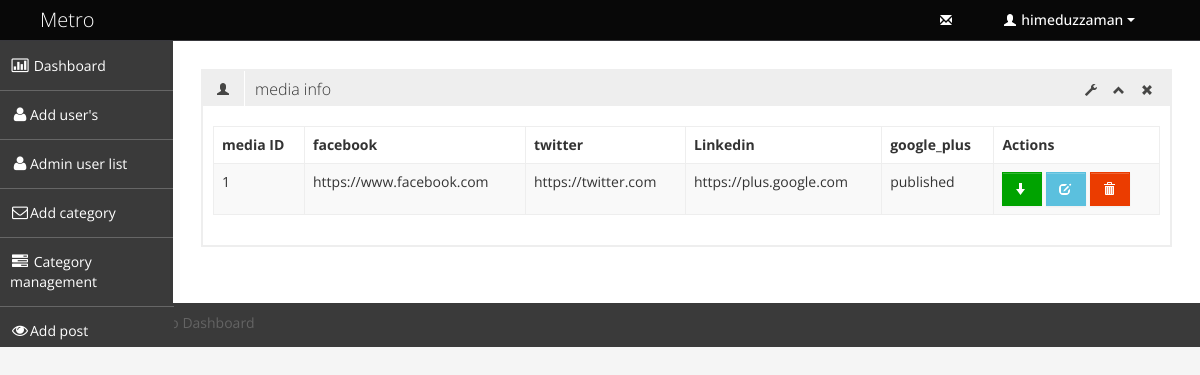
Screenshot of /admin/media_management.php (signed in) with the database file from the repository.
### tables this page shows
CREATE TABLE `tbl_media` (
  `media_id` int(11) NOT NULL,
  `facebook` varchar(200) NOT NULL,
  `twitter` varchar(200) NOT NULL,
  `linkedin` varchar(200) NOT NULL,
  `googleplus` varchar(200) NOT NULL,
  `publication_status` tinyint(1) NOT NULL
);

### admin/media_management.php (called while the page is built, shortened)
<?php
   include './admin_master.php';

### classes/media_data.php (called while the page is built, shortened)
<?php
   class media{
      private $db_connect;
      public function __construct() {
          $host_name='localhost';
          $user_name='root';
          $password= '';
          $tbl_name='blog_template';
          $this->db_connect=mysqli_connect( $host_name,  $user_name,  $password,  $tbl_name);
      }
      public function select_media_info(){
         $sql=" select * from tbl_media";
         if(mysqli_query($this->db_connect, $sql)){
         $result=mysqli_query($this->db_connect, $sql);
            return $result;
         }else {
             die('connection fail'. mysqli_error($this->db_connect));
         }
      }
   }
?>

### admin/pages/media_management_content.php (the view, shortened to what this page needs)
<?php
   include '../classes/media_data.php';
   $obj_media = new media();
   $result=$obj_media->select_media_info();
?>
<div class="row-fluid sortable">
   <div class="row-fluid sortable">
      <div class="box span12">
         <div class="box-header" data-original-title>
            <h2><i class="halflings-icon user"></i><span class="break"></span>media info</h2>
            <div class="box-icon">
               <a href="#" class="btn-setting"><i class="halflings-icon wrench"></i></a>
               <a href="#" class="btn-minimize"><i class="halflings-icon chevron-up"></i></a>
               <a href="#" class="btn-close"><i class="halflings-icon remove"></i></a>
            </div>
         </div>
         <div class="box-content">
            <table class="table table-striped table-bordered bootstrap-datatable datatable">
               <thead>
                  <tr>
                     <th>media ID</th>
                     <th>facebook</th>
                     <th>twitter</th>
                     <th>Linkedin</th>
                     <th>google_plus</th>
                     <th>Actions</th>
                  </tr>
               </thead>
               <tbody>
               <?php while ($media_info=mysqli_fetch_assoc($result)){ ?>
                  <tr>
                     <td><?php echo $media_info['media_id'];?></td>
                     <td><?php echo $media_info['facebook'];?></td>
                     <td><?php echo $media_info['twitter'];?></td>
                     <td><?php echo $media_info['googleplus'];?></td>
                     <td class="center">
                        <?php
                           if($media_info['publication_status'] == 1){
                              echo 'published';
                           }else{
                             echo 'unpublished';
                           }
                        ?>
                     </td>
                     <td class="center">
                      <?php if($media_info['publication_status']==1){?>
                        <a class="btn btn-success" href="?satatus=published&&id=<?php echo $media_info['media_id'];?>" title="unpublished">
                            <i class="halflings-icon white arrow-down"></i>
                           </a>
                        <?php }else{ ?>
                           <a class="btn btn-danger" href="?satatus=unpublished&&id=<?php echo $media_info['media_id'];?>" title="published">
                            <i class="halflings-icon white arrow-up"></i>
                           </a>
                        <?php }?>
                        <a class="btn btn-info" href="media_edit.php?&&id=<?php echo $media_info['media_id'];?>"   title="edit">
                           <i class="halflings-icon white edit" ></i>
                        </a>
                        <a class="btn btn-danger" href="?satatus=delete&&id=<?php echo $media_info['media_id'];?>" onclick=" return check_delete();" title="delete">
                           <i class="halflings-icon white trash" ></i>
                        </a>
                     </td>
                  </tr>
                <?php  }?>
               </tbody>
            </table>
         </div>
      </div>
   </div>
</div>

### assets/admin_end_assets/css/style.css (style rules this page uses)
body { background: #F5F5F5; color: #333; border: none; font-family: 'Open Sans', sans-serif; font-weight: 400; }
a { color: #646464; }
h2 { font-size: 16px; line-height: 16px; }
.box { border: 2px solid #eee; background: #fff !important; margin-bottom: 28px; }
.box-header { height: 16px; font-size: 16px; line-height: 16px; padding: 10px; background: #eee; -webkit-box-shadow: none; -moz-box-shadow: none; box-shadow: none; overflow: hidden; }
.box-header h2 { float:left; margin-top: 0px; font-weight: 300; }
.box-header h2 i { margin: 0px 3px 0px 4px; opacity: .8; filter: alpha(opacity=80); -ms-filter:"progid:DXImageTransform.Microsoft.Alpha(Opacity=80)"; }
.box-header .box-icon { float:right; margin-top: 1px; }
.box-header .box-icon i { -webkit-transition: all 0.1s ease-in-out; -moz-transition: all 0.1s ease-in-out; -o-transition: all 0.1s ease-in-out; -ms-transition: all 0.1s ease-in-out; transition: all 0.1s ease-in-out; opacity: .8; filter: alpha(opacity=80); -ms-filter:"progid:DXImageTransform.Microsoft.Alpha(Opacity=80)"; }
.box-header .box-icon a { margin: 0px 5px; }
.box-content { position: relative; z-index: 50; margin-top: -1px; padding: 10px; background: #fff !important; }
.btn { display: inline-block; padding: 6px 12px; margin-bottom: 0; font-size: 14px; font-weight: 500; line-height: 20px; text-align: center; white-space: nowrap; vertical-align: middle; cursor: pointer; border: 1px solid #a7a9aa; -webkit-border-radius: 0px !important; border-radius: 0px !important; }
.btn i { margin-top: 2px; }
.btn { color: #ffffff; background-color: #a7a9aa; border-color: #a7a9aa; background-image: none; filter: none; text-shadow: none; }
.btn-danger { background-color: #EB3C00; border-color: #EB3C00; }
.btn-success { background-color: #00A300; border-color: #00A300; }
.btn-info { background-color: #5bc0de; border-color: #5bc0de; }
.table th, .table td { border-top: 1px solid #eee; }
.table-bordered { border-color: #eee; -webkit-border-radius: 0px !important; -moz-border-radius: 0px !important; border-radius: 0px !important; }
.table-bordered th, .table-bordered td { border-left: 1px solid #eee; }
.table-bordered thead:first-child tr:first-child > th:first-child, .table-bordered tbody:first-child tr:first-child > td:first-child, .table-bordered tbody:first-child tr:first-child > th:first-child { -webkit-border-radius: 0px !important; -moz-border-radius: 0px !important; border-radius: 0px !important; }
.table-bordered thead:first-child tr:first-child > th:last-child, .table-bordered tbody:first-child tr:first-child > td:last-child, .table-bordered tbody:first-child tr:first-child > th:last-child { -webkit-border-radius: 0px !important; -moz-border-radius: 0px !important; border-radius: 0px !important; }
.table-bordered thead:last-child tr:last-child > th:first-child, .table-bordered tbody:last-child tr:last-child > td:first-child, .table-bordered tbody:last-child tr:last-child > th:first-child, .table-bordered tfoot:last-child tr:last-child > td:first-child, .table-bordered tfoot:last-child tr:last-child > th:first-child { -webkit-border-radius: 0px !important; -moz-border-radius: 0px !important; border-radius: 0px !important; }
.table-bordered thead:last-child tr:last-child > th:last-child, .table-bordered tbody:last-child tr:last-child > td:last-child, .table-bordered tbody:last-child tr:last-child > th:last-child, .table-bordered tfoot:last-child tr:last-child > td:last-child, .table-bordered tfoot:last-child tr:last-child > th:last-child { -webkit-border-radius: 0px !important; -moz-border-radius: 0px !important; border-radius: 0px !important; }

### assets/admin_end_assets/css/halflings.css (style rules this page uses)
html, html .halflings { -webkit-font-smoothing: antialiased !important; }
.halflings-icon { display: inline-block; width: 14px; height: 14px; line-height: 14px; vertical-align: text-top; background-image: url(../img/glyphicons_halflings.svg); background-position: 0 0; background-repeat: no-repeat; vertical-align: top; *display: inline; *zoom: 1; *margin-right: .3em; }
.halflings-icon.white { background-image: url(../img/glyphicons_halflings-white.svg); }
.halflings-icon.user { background-position: -168px 0; }
.halflings-icon.remove { background-position: -312px 0; }
.halflings-icon.trash { background-position: -456px 0; }
.halflings-icon.edit { background-position: -96px -72px; }
.halflings-icon.arrow-down { background-position: -312px -96px; }
.halflings-icon.chevron-up { background-position: -288px -120px; }
.halflings-icon.wrench { background-position: -360px -144px; }

### rows the page displays
tbl_media: media_id "1", facebook "https://www.facebook.com", twitter "https://twitter.com", googleplus "https://plus.google.com", publication_status "published"

### other values shown
$_SESSION['admin_name'] "himeduzzaman"
